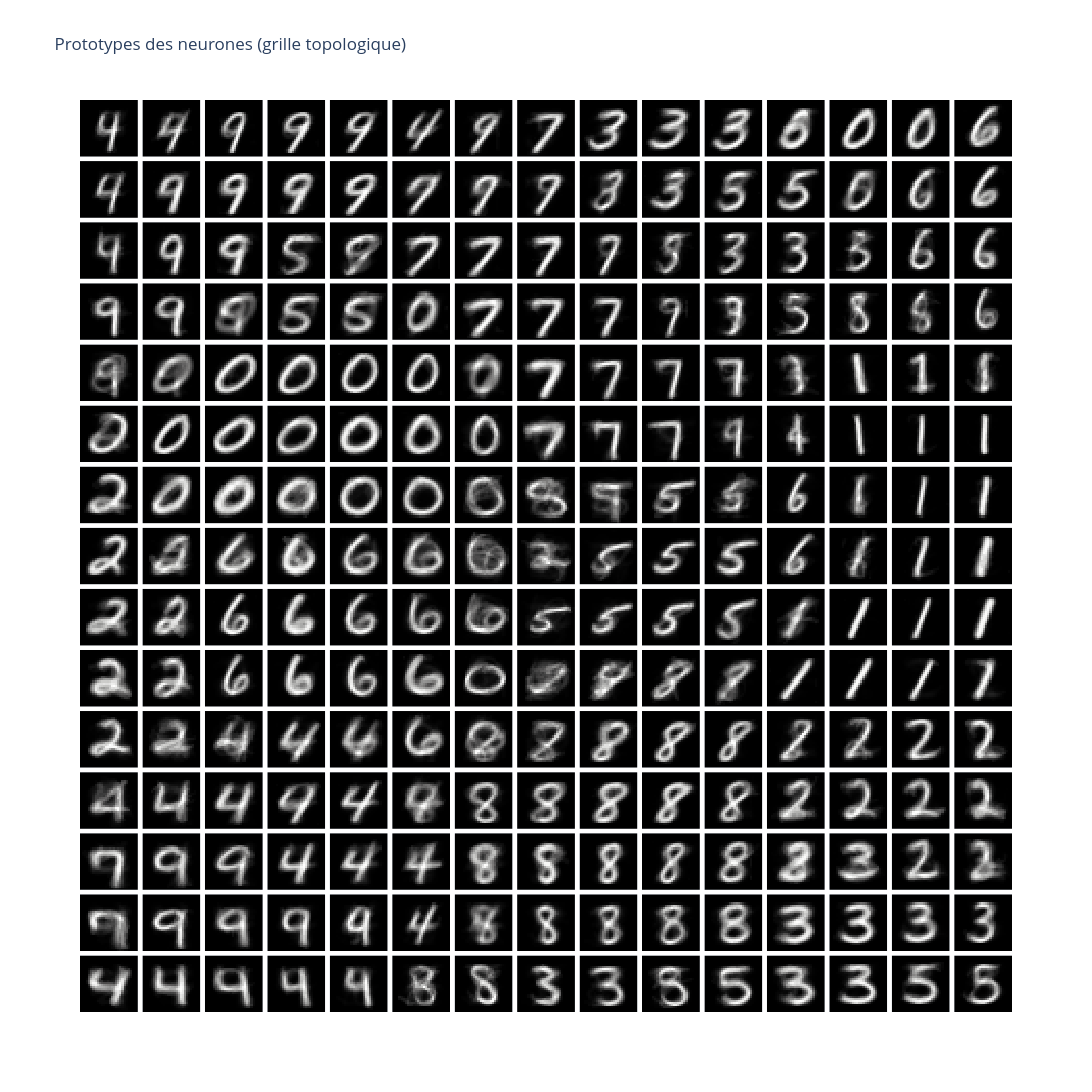

Source (notebook cell):
### Code cell
H_best, W_best = best_grid

# Grille des prototypes
fig = make_subplots(rows=H_best, cols=W_best,
                    horizontal_spacing=0.005, vertical_spacing=0.005)

for r in range(H_best):
    for c in range(W_best):
        idx = r * W_best + c
        neuron_img = som_best.W[idx].reshape(28, 28)
        fig.add_trace(
            go.Heatmap(z=neuron_img[::-1], colorscale="gray", showscale=False),
            row=r + 1, col=c + 1
        )
        fig.update_xaxes(visible=False, row=r + 1, col=c + 1)
        fig.update_yaxes(visible=False, row=r + 1, col=c + 1)

fig.update_layout(height=80 * H_best, width=80 * W_best,
                  title_text="Prototypes des neurones (grille topologique)")
fig.show()
